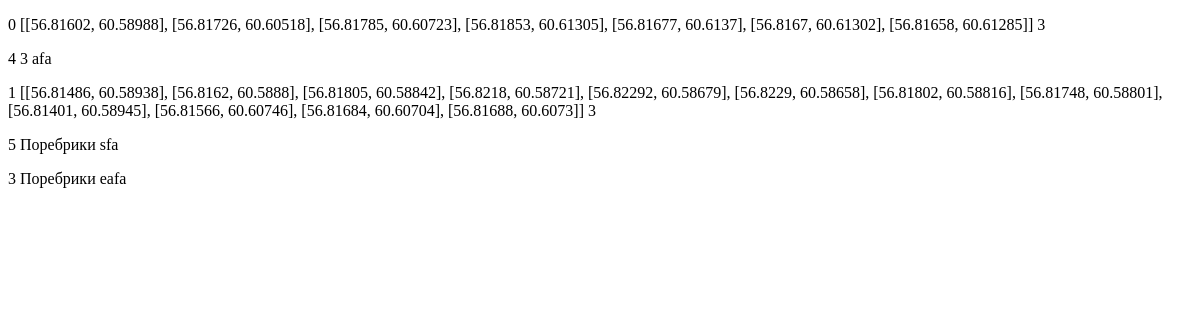
The app's page /main/, older data.
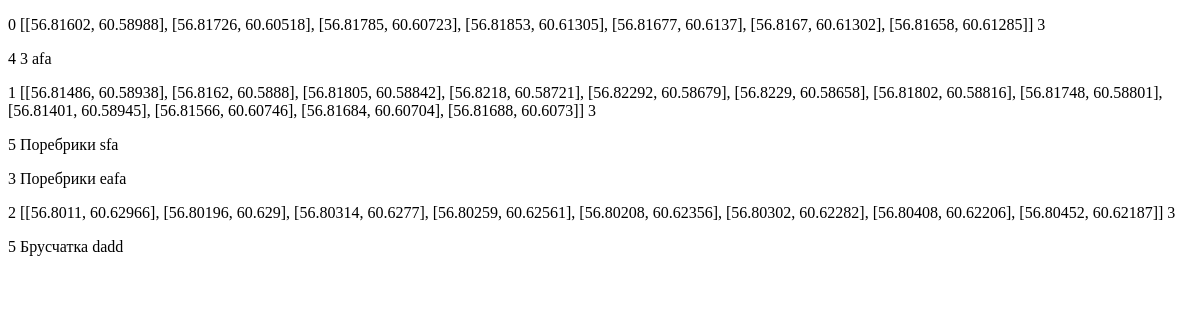
The same page, newer data.
### route/models.py (models this page shows)
class Segment(models.Model):
    segment = models.TextField()
    mean_score = models.IntegerField(default=3)
    creator = models.ForeignKey(User, on_delete=models.CASCADE)

class Description(models.Model):
    segment = models.ForeignKey(Segment, on_delete=models.CASCADE)
    creator = models.ForeignKey(User, on_delete=models.CASCADE)
    score = models.IntegerField()
    type = models.CharField(max_length=100)
    comment = models.CharField(max_length=400)

### route/views.py (the view)
# urls.py: path('main/', main_map, name='main'),
def main_map(request):
    if request.method == 'GET':
        segment_list = []
        segments = Segment.objects.all()
        for i, segment in zip(range(len(segments)), segments):
            relevant_descriptions = Description.objects.filter(segment=segment)[:10]
            segment_list.append((i, segment.segment, segment.mean_score, \
                                 [[description.score, description.type, description.comment] for description in relevant_descriptions]))
        context = {'segments' : segment_list}
        return render(request, 'main-map.html', context)

### templates/main-map.html (shortened to what this page needs)
<!DOCTYPE html>
<html lang="en">
<head>
</head>
<body>
    {% for index, segment, score, description in segments %}
        <p>{{ index }} {{ segment }} {{ score }}</p>
            {% for description_score, description_type, description_comment in description %}
                <p> {{ description_score }} {{ description_type }} {{ description_comment }}</p>
            {% endfor %}
    {% endfor %}
</body>
</html>

Row changes from the older to the newer data that the page shows:
added Segment: segments "[[56.8011, 60.62966], [56.80196, 60.629], [56.80314, 60.6277], [56.80259, 60.62561], [56.80208, 60.62356], [56.80302, 60.62282], [56.80408, 60.62206], [56.80452, 60.62187]]"
added Description: description "Брусчатка", description "dadd"
Text that changed along with them:
new list line: "2 3 5"
